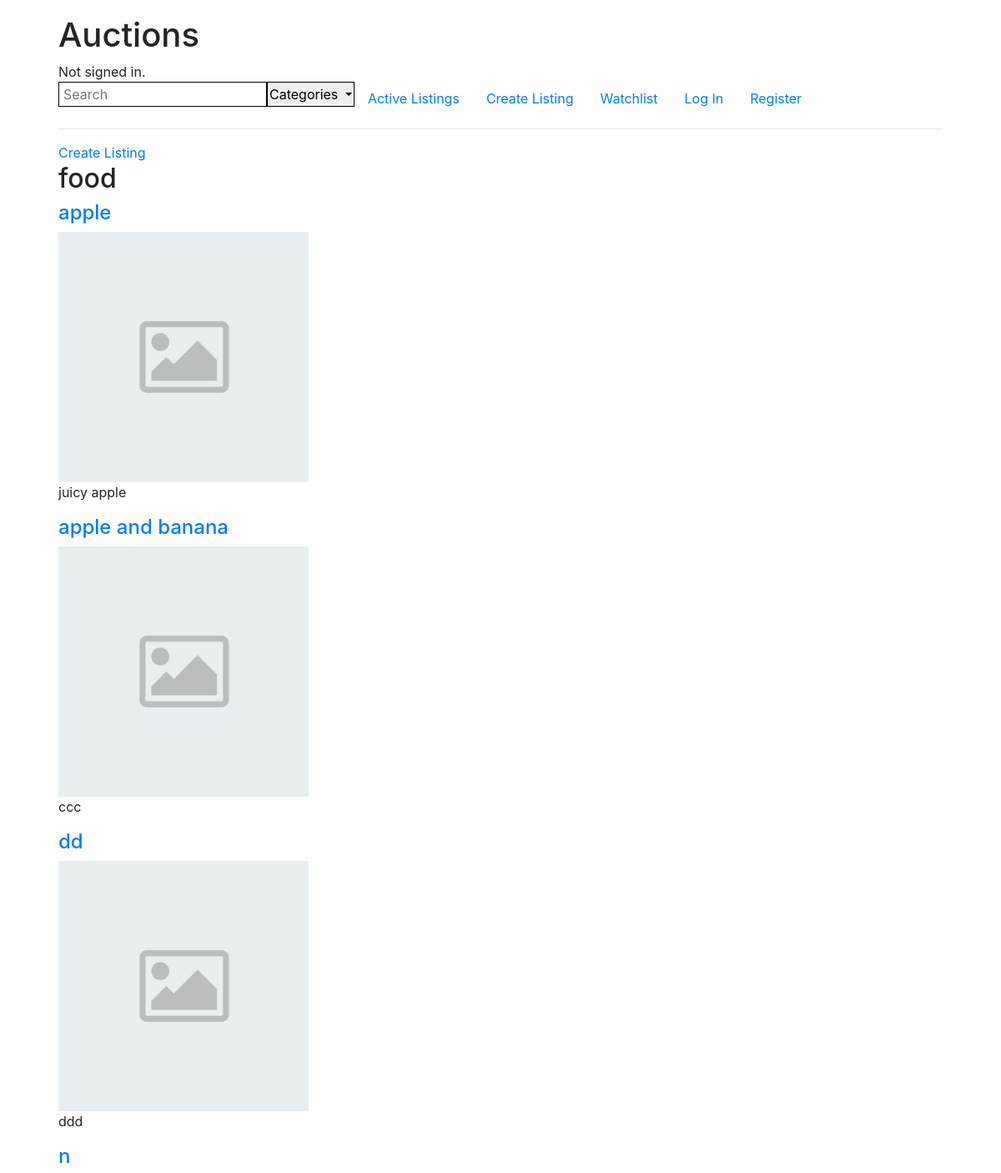
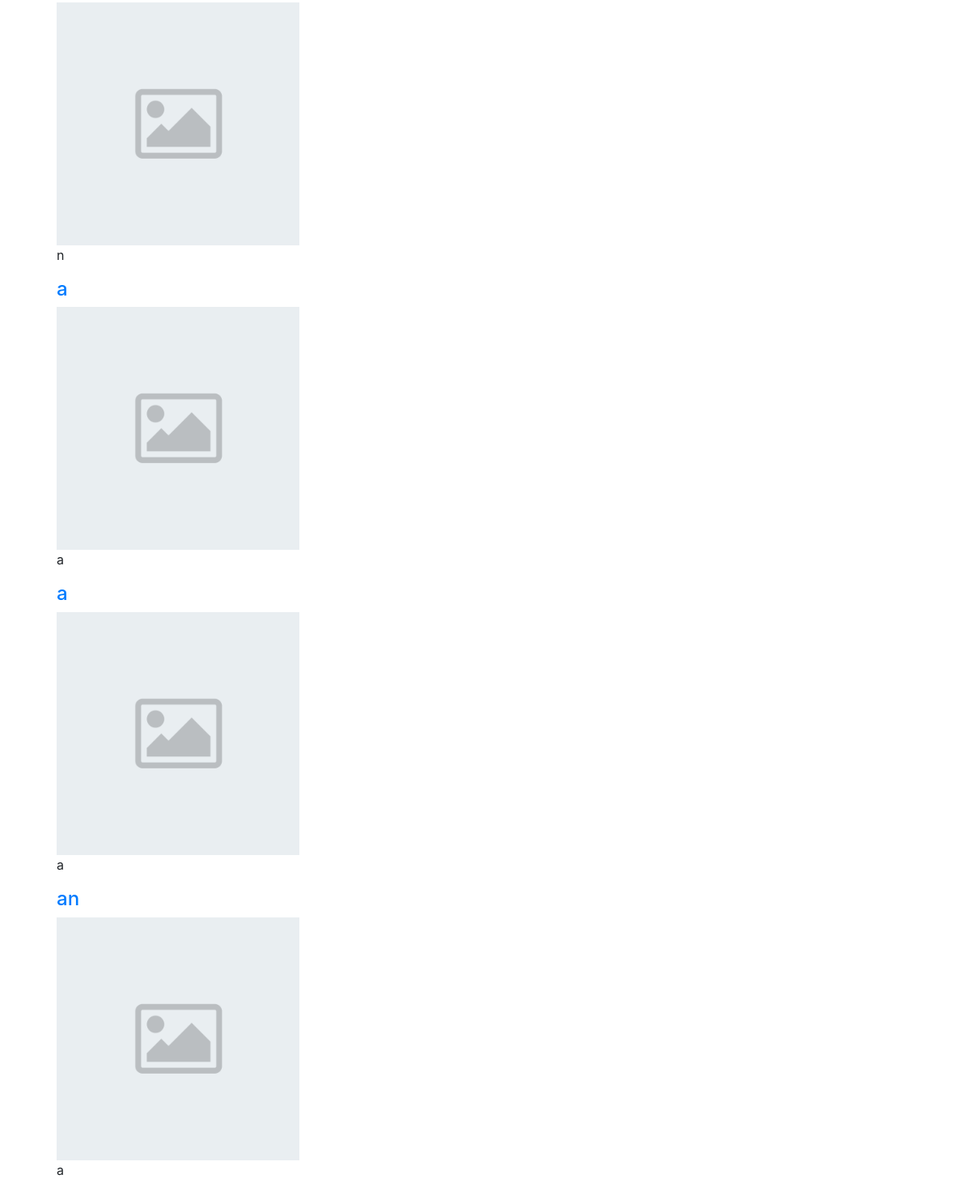
/category/food, run on the app's committed database (2 pictures, top to bottom).
### auctions/models.py (models this page shows, shortened)
class Category(models.Model):
    category = models.CharField(max_length=64)
    def __str__(self):
        return self.category

class Listing(models.Model):
    title = models.CharField(max_length=64)
    description = models.TextField(max_length=500)
    image = models.ImageField(default='default.png')
    start_bid = models.DecimalField(max_digits=12, decimal_places=2)
    date_created = models.DateTimeField(default=timezone.now)
    category = models.ForeignKey(Category, default=None, on_delete=models.CASCADE)
    user = models.ForeignKey(User, on_delete=models.CASCADE)
    comment = models.ManyToManyField(Comment, default=None)
    bid = models.ManyToManyField(Bid, default=None)
    status = models.BooleanField(default=False)

### auctions/views.py (the view)
# urls.py: path("category/<str:category_name>", views.category, name="category"),
def category(request, category_name):
    category = Category.objects.get(category=category_name)
    listing_category = Listing.objects.filter(category=category)
    return render(request, "auctions/category.html", {
        "category": category.category,
        "listings": listing_category,
        "categories": Category.objects.all()
    })

### auctions/templates/auctions/category.html
{% extends "auctions/layout.html" %}
{% block body %}
<a href="{% url 'create' %}">Create Listing</a>
    <h2>{{ category }}</h2>
    {% for listing in listings %}
    <h4><a href="{% url 'item' listing.title %}">{{ listing.title }} </a></h4>
    <img src="{{ listing.image.url }}" alt="image" style="width: 300px; height:auto;">
    <p>{{ listing.description }}</p>
    {% endfor %}
{% endblock %}

### auctions/static/auctions/styles.css (style rules this page uses)
body { margin: 1vh 5vw; padding: 10px; }

### data on the page
Category: category "food"
Listing: title "apple", image (placeholder picture), description "juicy apple"
Listing: title "apple and banana", image (placeholder picture), description "ccc"
Listing: title "dd", image (placeholder picture), description "ddd"
Listing: title "n", image (placeholder picture), description "n"
Listing: title "a", image (placeholder picture), description "a"
Listing: title "a", image (placeholder picture), description "a"
Listing: title "an", image (placeholder picture), description "a"
